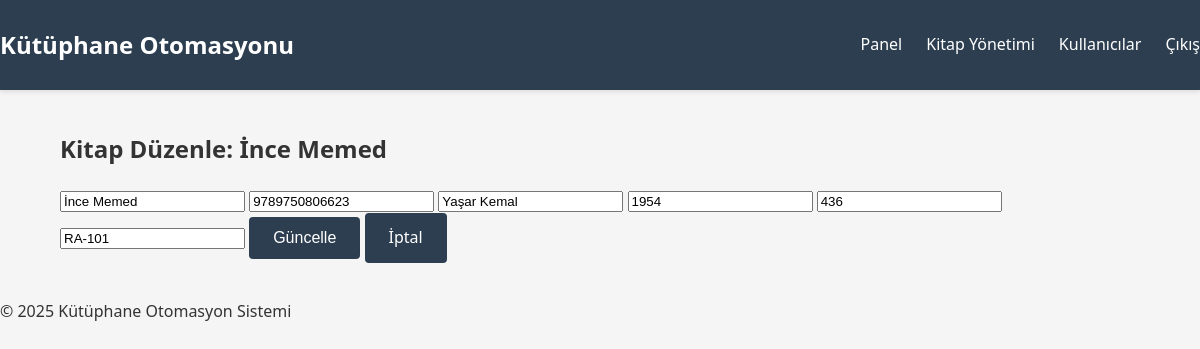
/admin/books/1/edit (signed in), run on the app's committed database.
### models.py (models this page shows)
class Book(db.Model):
    __tablename__ = 'books'
    id = db.Column(db.Integer, primary_key=True)
    isbn = db.Column(db.String(20), unique=True, nullable=False)
    title = db.Column(db.String(200), nullable=False)
    publication_year = db.Column(db.Integer)
    page_count = db.Column(db.Integer)
    status = db.Column(db.String(20), default='available')  # 'available', 'borrowed'
    shelf_number = db.Column(db.String(20))
    cover_image = db.Column(db.String(255))
    created_at = db.Column(db.DateTime, default=datetime.utcnow)
    author_id = db.Column(db.Integer, db.ForeignKey('authors.id'), nullable=False)
    loans = db.relationship('Loan', backref='book', lazy=True)
    categories = db.relationship('BookCategory', backref='book', lazy=True)

class Author(db.Model):
    __tablename__ = 'authors'
    id = db.Column(db.Integer, primary_key=True)
    name = db.Column(db.String(100), nullable=False)
    bio = db.Column(db.Text)
    created_at = db.Column(db.DateTime, default=datetime.utcnow)
    books = db.relationship('Book', backref='author', lazy=True)

### app.py (the view, shortened to what this page needs)
@app.route('/admin/books/<int:id>/edit', methods=['GET', 'POST'])
@login_required
def edit_book(id):
    if not is_admin():
        abort(403)
    book = Book.query.get_or_404(id)
    authors = Author.query.all()
    return render_template('admin/edit_book.html', book=book, authors=authors)

### app.py (called while the page is built, shortened)
@login_manager.user_loader
def load_user(user_id):
    return User.query.get(int(user_id))

def is_admin():
    return current_user.is_authenticated and current_user.role == 'admin'

@app.context_processor
def inject_stats():
    stats = {}
    if current_user.is_authenticated:
        if current_user.role == 'admin':
            stats.update({
                'book_count': Book.query.count(),
                'user_count': User.query.count(),
                'active_loans': Loan.query.filter_by(status='active').count()
            })
    return stats

### templates/admin/edit_book.html
{% extends "base.html" %}
{% block content %}
<h2>Kitap Düzenle: {{ book.title }}</h2>
<form method="POST" action="{{ url_for('edit_book', id=book.id) }}">
    <input type="text" name="title" value="{{ book.title }}" required>
    <input type="text" name="isbn" value="{{ book.isbn }}" required>
    <input type="text" name="author" value="{{ book.author.name }}" placeholder="Yazar adı" required>
    <input type="number" name="publication_year" value="{{ book.publication_year }}">
    <input type="number" name="page_count" value="{{ book.page_count }}">
    <input type="text" name="shelf_number" value="{{ book.shelf_number }}">
    <button type="submit" class="btn">Güncelle</button>
    <a href="{{ url_for('admin_books') }}" class="btn">İptal</a>
</form>
{% endblock %}

### static/css/style.css (style rules this page uses)
body { font-family: 'Segoe UI', Tahoma, Geneva, Verdana, sans-serif; line-height: 1.6; margin: 0; padding: 0; background-color: #f5f5f5; color: #333; }
.btn { display: inline-block; background: #2c3e50; color: white; padding: 0.75rem 1.5rem; border: none; border-radius: 4px; cursor: pointer; text-decoration: none; font-size: 1rem; transition: background 0.3s; }

### data on the page
Book: title "İnce Memed", isbn "9789750806623", publication_year "1954", page_count "436", shelf_number "RA-101"
Author: author "Yaşar Kemal"
